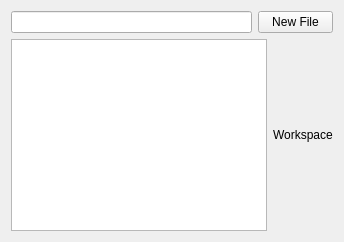
             <widget class="QWidget" name="tab_21">
              <attribute name="title">
               <string>uflow</string>
              </attribute>
              <layout class="QVBoxLayout" name="verticalLayout_27">
               <item>
                <layout class="QHBoxLayout" name="horizontalLayout_15">
                 <property name="topMargin">
                  <number>0</number>
                 </property>
                 <item>
                  <widget class="QLineEdit" name="txtuflowFile"/>
                 </item>
                 <item>
                  <widget class="QPushButton" name="cmdCreateuflow">
                   <property name="maximumSize">
                    <size>
                     <width>75</width>
                     <height>16777215</height>
                    </size>
                   </property>
                   <property name="text">
                    <string>New File</string>
                   </property>
                  </widget>
                 </item>
                </layout>
               </item>
               <item>
                <layout class="QHBoxLayout" name="horizontalLayout_14">
                 <item>
                  <widget class="QListView" name="listView_2"/>
                 </item>
                 <item>
                  <layout class="QVBoxLayout" name="verticalLayout_26">
                   <item>
                    <widget class="QLabel" name="label_35">
                     <property name="text">
                      <string>Workspace</string>
                     </property>
                    </widget>
                   </item>
                  </layout>
                 </item>
                </layout>
               </item>
              </layout>
             </widget>
